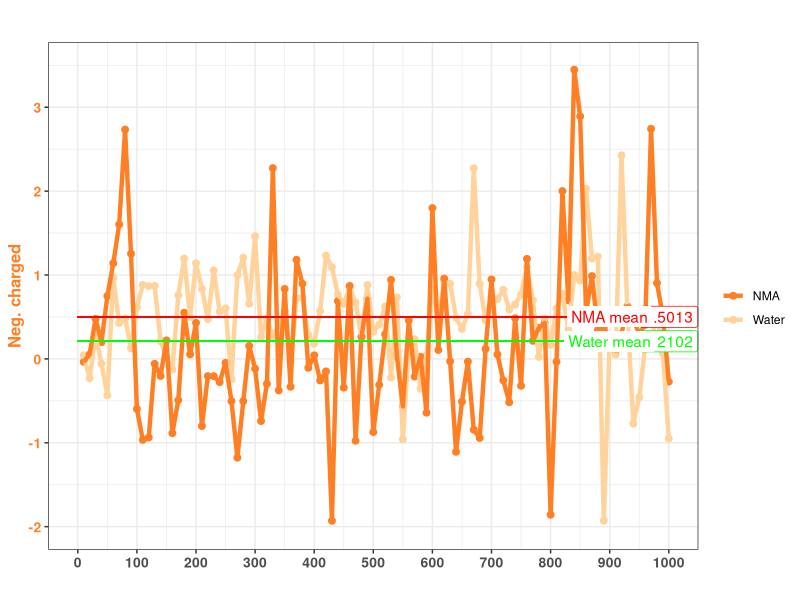
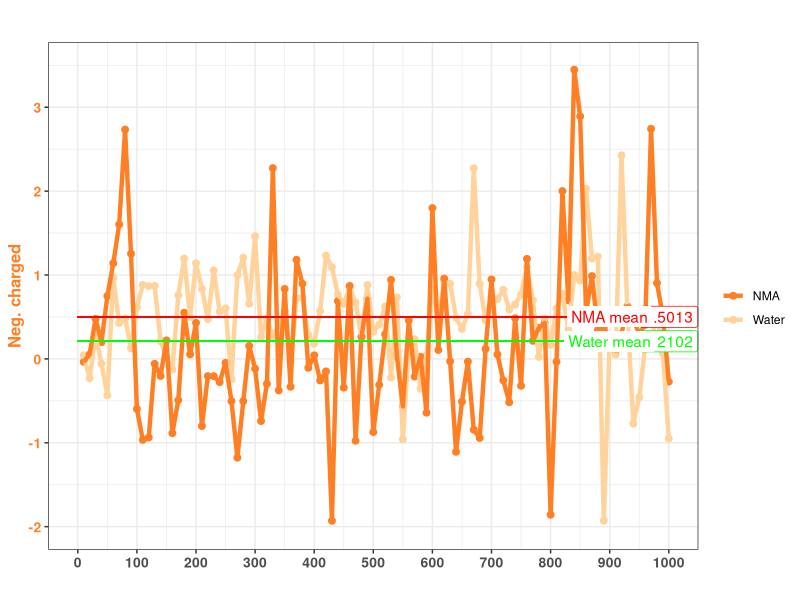

R code for these plots, in order:
# R作图
library(ggplot2)
#options(repr.plot.width=20, repr.plot.height=6)

# Druggability(LR)
# Import data
rmsf<-read.table("./triad-nma.csv")
rmsf2<-read.table("./triad-water.csv")
name<-c("NMA")
name2<-c("Water")
namemean1<-c("NMA mean")
namemean2<-c("Water mean")

# Define x and y
x<-seq(1,length(rmsf[,9]))
y<-cbind(rmsf[,9])

x2<-seq(1,length(rmsf2[,9]))
y2<-cbind(rmsf2[,9])

# Draw Lines
ggplot()+
geom_point(data=rmsf,aes(x,y,color="chocolate1"),    size=2.0)  + 
geom_point(data=rmsf2,aes(x2,y2,color="burlywood1"), size=2.0)  + 
geom_line(data=rmsf,aes(x,y,color="chocolate1"),    size=1.5)  + 
geom_line(data=rmsf2,aes(x2,y2,color="burlywood1"), size=1.5)  + 

# mean line
geom_segment(data =rmsf,aes(x=0,xend =100,y=mean(y),yend=mean(y)), color="red")+
geom_segment(data =rmsf2,aes(x=0,xend =100,y=mean(y2),yend=mean(y2)), color="green")+
geom_label(color="red",aes(x=100, y=mean(y),label=signif(mean(y), digits = 4), fontface="plain", family="sans")) +
geom_label(color="green",aes(x=100, y=mean(y2), label=signif(mean(y2), digits = 4), fontface="plain", family="sans")) +
geom_label(label.size=0,aes(x=90, y=mean(y),label=namemean1, fontface="plain", family="sans"), color="red") +
geom_label(label.size=0,aes(x=90, y=mean(y2), label=namemean2, fontface="plain", family="sans"), color="green") +

# labs title
labs(title="",x="",y="Neg. charged") +

# legend
scale_color_manual(name="",values=c("chocolate1","burlywood1"),label=c(name,name2)) +

#scale
scale_y_continuous(limits=c(-2,3.5),breaks=seq(-2,3.5,1),label=seq(-2,3.5,1))  +
scale_x_continuous(limits=c(0,100),breaks=seq(0,100,10),label=seq(0,1000,100)) +
theme_bw() +

# theme
theme(
plot.title=element_text(hjust=0.5,size=20),
axis.title.x=element_text(size=12,face="bold"),
axis.title.y=element_text(size=12,face="bold",color="chocolate1"),
axis.text.x=element_text(size=10,face="bold"),
axis.text.y=element_text(size=10,face="bold",color="chocolate1")
) 



# Save png
ggsave("./Neg.charged.png",width=18,height=6,dpi=300)

# check whether the unwanted file exists and remove it
file.exists("Rplots.pdf")
file.remove("Rplots.pdf")
